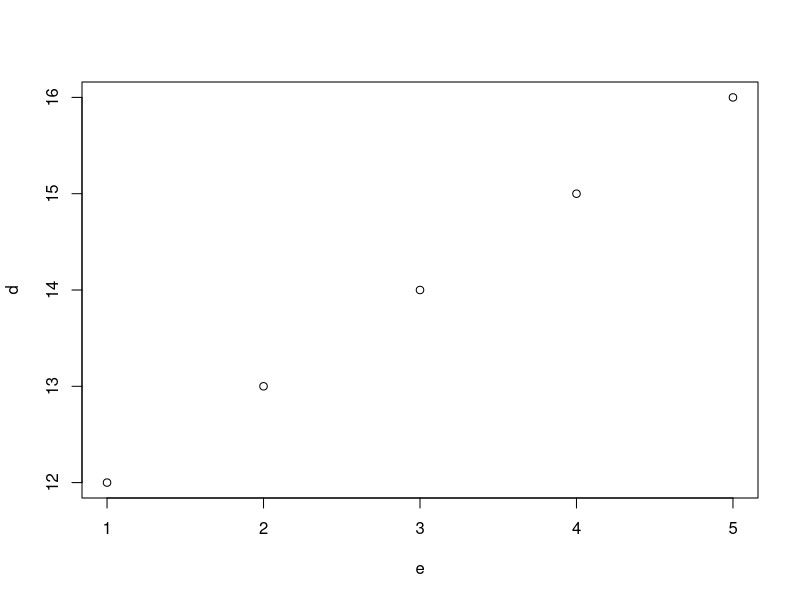

Recreate this plot in R. (Note: this script raises an error after producing the figure.)
#8 feb


a<-10

b<-14

d<-c(12,13,14,15,16)

e<-c(1,2,3,4,5)

s<-d+e

d[3]

plot(e,d)


#22 feb

mat <- matrix(1:9, nrow = 3, ncol = 3, byrow = TRUE)

print (mat)

mat1 <- mat[2:3, 2:3]

print(mat1)

mat2 <-mat[c(1,3), c(1,3)]

print(mat2)

mat[,3]

mat[1,]


mat5 <- matrix(1:4, nrow=2)

print(mat5)

mat6 <- matrix(5:8, nrow=2)

print(mat6)

sum_mat<- mat5+mat6

print(sum_mat)

sum_mat<- mat5*mat6

print(sum_mat)

mat5%*%mat6

solve(mat5+mat6)



#1 march

arr <- array(1:18, dim = c(3,3,2))

print(arr)

arr[2,,2]

apply(arr, MARGIN = 1, FUN= sum)

apply(arr, MARGIN = 2, FUN= sum)

apply(arr, MARGIN = 1, FUN= mean)

apply(arr, MARGIN = 2, FUN= mean)


df<- data.frame(
  
  ID = c(101, 102, 103, 104),
  
  Name= c("Alice","Bob", "Charlie","David"),
  
  Age = c(22,23,24,25),
  
  Score = c(80,89,87,88),
  
  Passed = c(TRUE, FALSE, TRUE, TRUE)
  
)

df

df$Age

mean(df$Age)

var(df$Score)

df[3,]

df[3,4]

df[3,"Score"]

df[df$Age >mean(df$Age),]



ages<- c(11,45,23,69,80)

ages[ages > 30] <- "30+"

ages

mean(ages)

var(ages)

ages[ages < 25]

ages[ages < 15] <- 36

ages[2] <- 39

num_vec <- c(1,2,3,4,5)

num_vec[3] <- 30

num_vec[c(2,4)] <- c(60,32)

seq_vec <- c(1, seq(5,100 , by=5))

rep_vec <- c(1, rep(2, times=2))


df
df[df$Score+5]

df$Score <- df$Score+5
df
 

df$Grade <- c("A", "B", "C", "D")
df

df_sorted <- df[order(df$Age, decreasing = TRUE), ]
df_sorted


x <- 10
if (x>7){
  print("ieabokr")
}

for (i in 100:120){
  if(i%%5==0){
    print(i) 
  }
}
  

for (i in 100:120){
  print(i)
}

for (i in 1:5){
  if (i == 3) break
  print(i)
}
